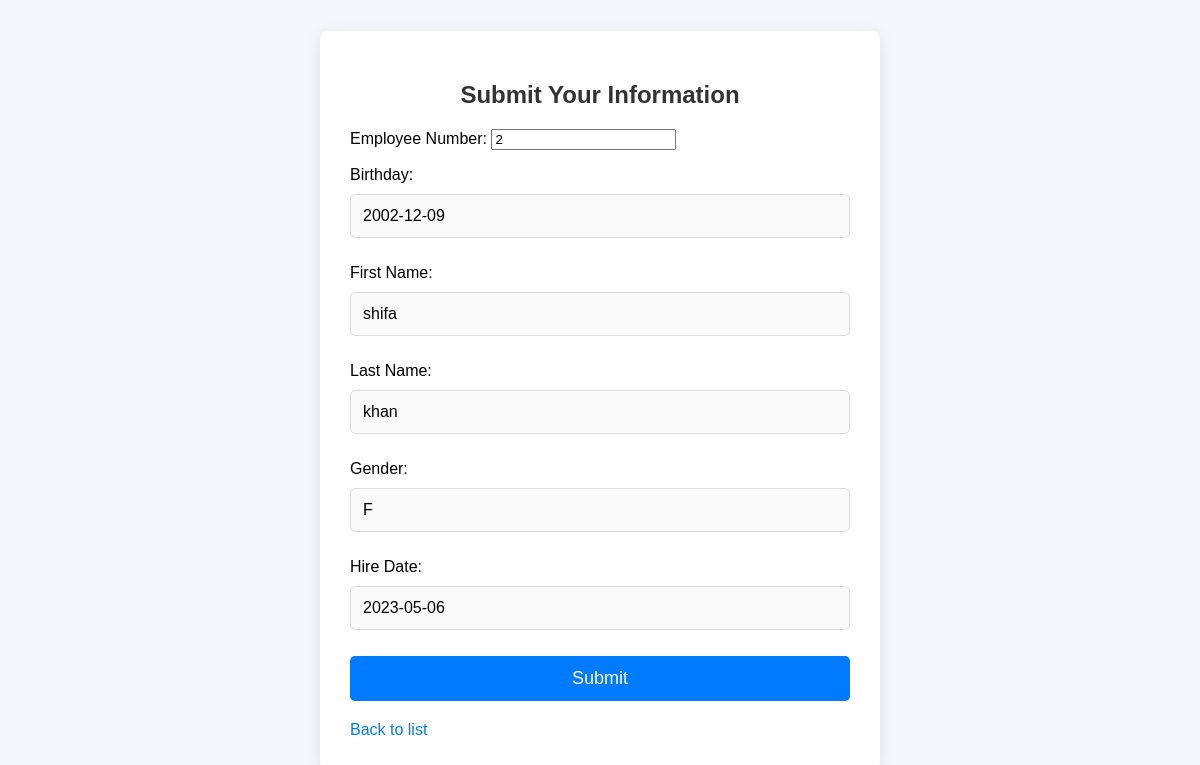
/update/2/, run on an earlier commit of the app's database.
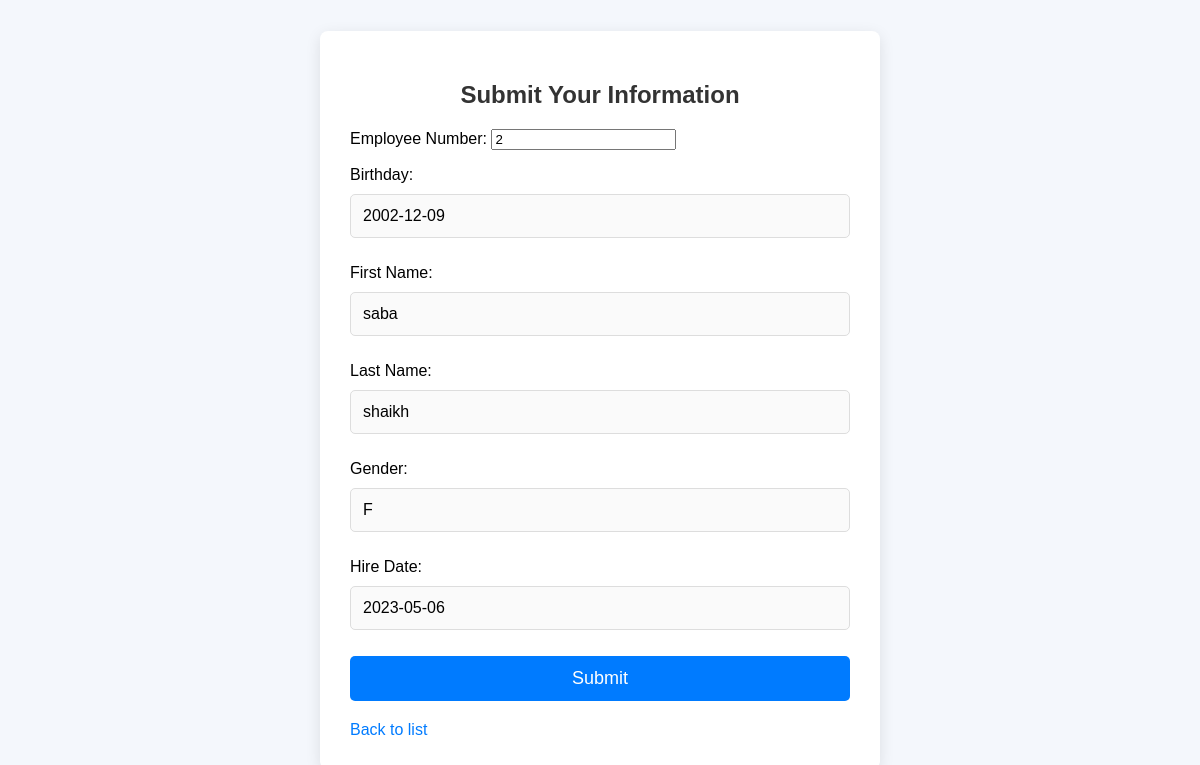
And on a later commit of the database.
### employee/models.py (models this page shows, shortened)
class Employee(models.Model):
    emp_no=models.IntegerField("Employee Number", primary_key=True)
    birth_date=models.DateField("Birthday")
    first_name=models.CharField("First Name",max_length=14)
    last_name=models.CharField("Last Name", max_length=16)
    gender=models.CharField("Gender", max_length=1)
    hire_date=models.DateField("Hire Date")
    class Meta:
        db_table="employees"

### employee/views.py (the view)
# urls.py: path('update/<pk>/',EmployeeUpdate.as_view()),
class EmployeeUpdate(UpdateView):
    model=Employee
    template_name='employee_form.html'
    fields="__all__"
    success_url="/list"

### employee/templates/employee_form.html (shortened to what this page needs)
<!DOCTYPE html>
<html lang="en">
<head>
</head>
<body>
<div class="form-container">
    <h2>Submit Your Information</h2>
    <form method="POST" enctype="multipart/form-data">
        {{ form.as_p }}
        <input type="submit" value="Submit">
    </form>
    <a href="/list">Back to list</a>
</div>
</body>
</html>

What changed in the data, as far as the page shows it:
changed Employee id 2: first_name "shifa" → "saba"; last_name "khan" → "shaikh"
